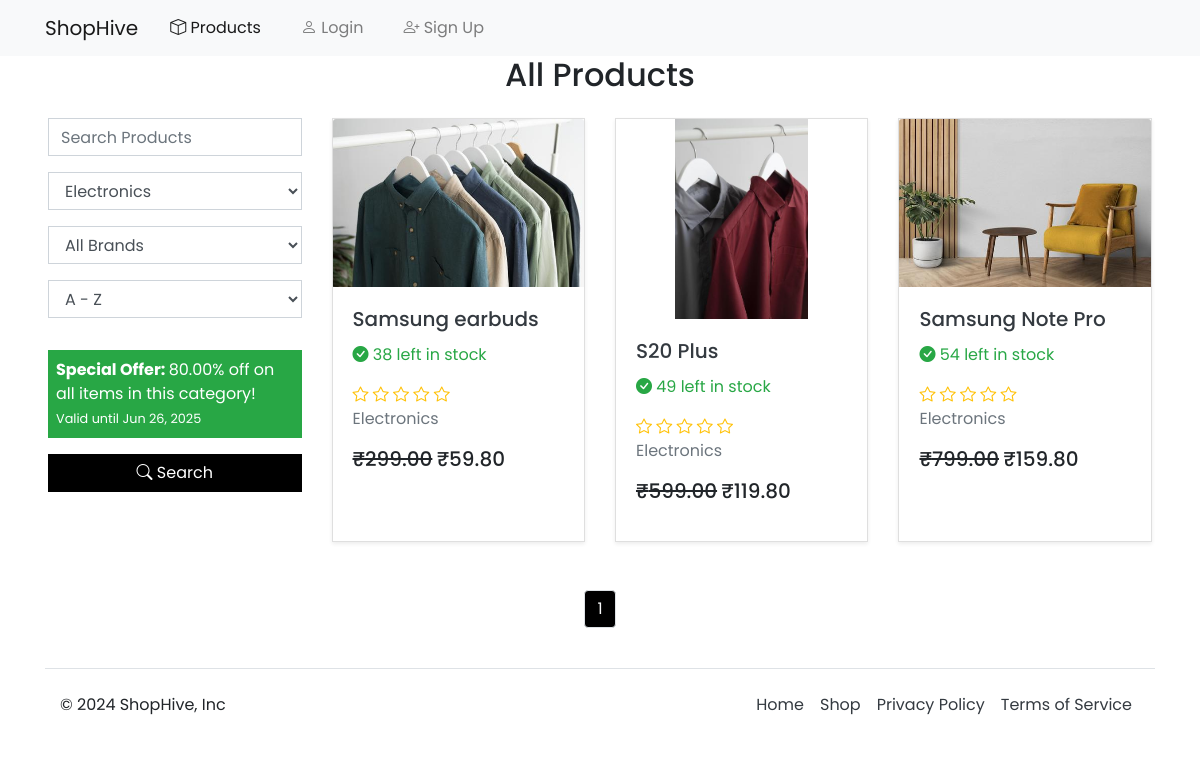
The app's page /products/?query=&category=Electronics with its own data.
### ecommerce_app/models.py (models this page shows, shortened)
class CategoryOffer(models.Model):
    category = models.ForeignKey(
        'Category', on_delete=models.CASCADE, related_name="offers"
    )
    discount_percent = models.DecimalField(max_digits=5, decimal_places=2)
    start_date = models.DateTimeField()
    end_date = models.DateTimeField()
    is_active = models.BooleanField(default=True)
    class Meta:
        constraints = [
            models.UniqueConstraint(
                fields=['category'],
                condition=models.Q(is_active=True),
                name='unique_active_category_offer'
            )
        ]

class Product(models.Model):
    name = models.CharField(max_length=30)
    description = models.TextField()
    stock = models.PositiveIntegerField()
    price = models.DecimalField(max_digits=10, decimal_places=2)
    is_on_sale = models.BooleanField(default=False)
    is_featured = models.BooleanField(default=False)
    sale_price = models.DecimalField(
        max_digits=10, decimal_places=2, null=True, blank=True
    )
    category = models.ForeignKey(
        Category, on_delete=models.CASCADE, related_name="products"
    )
    brand = models.ForeignKey(
        Brand, on_delete=models.CASCADE, related_name="products", blank=True, null=True
    )
    is_deleted = models.BooleanField(default=False)
    coupons = models.ManyToManyField(Coupon, blank=True, related_name="products")
    max_per_user = models.PositiveIntegerField(default=10)
    tags = models.ManyToManyField(Tag, blank=True)
    objects = ProductManager()

class ProductImage(models.Model):
    product = models.ForeignKey(
        Product, on_delete=models.CASCADE, related_name="images"
    )
    image = models.ImageField(upload_to="product_images/")

class Category(models.Model):
    name = models.CharField(max_length=20, unique=True)
    is_deleted = models.BooleanField(default=False)
    objects = CategoryManager()
    def __str__(self):
        return self.name

### ecommerce_app/views.py (the view)
# urls.py: path("products/", views.products_list, name="products_list"),
@never_cache
def products(request):
    query = request.GET.get("query")
    category_name = request.GET.get("category")
    brand_id = request.GET.get("brand")
    sort = request.GET.get("sort", "id")
    selected_tags = request.GET.getlist("tags")
    categories = Category.objects.all()
    brands = Brand.objects.all()
    products = (
        Product.objects.select_related("category").prefetch_related("reviews").all()
    )
    if brand_id and Brand.objects.filter(id=brand_id).exists():
        products = products.filter(brand_id=brand_id)
    if query:
        products = products.filter(
            Q(name__icontains=query) | Q(description__icontains=query)
        )
    offer = None
    if category_name and Category.objects.filter(name=category_name).exists():
        products = products.filter(category__name=category_name)
        tags = Tag.objects.filter(category__name=category_name)
        offer = CategoryOffer.objects.filter(category__name=category_name, is_active=True).first()
    else:
        tags = Tag.objects.none()
    products = products.annotate(average_rating=Avg("reviews__rating"))
    if sort == "A-Z":
        products = products.order_by("name")
    elif sort == "available":
        products = products.filter(stock__gt=0)
    elif sort == "Z-A":
        products = products.order_by("-name")
    elif sort == "newest":
        products = products.order_by("-id")
    elif sort == "low-high":
        products = products.order_by("price")
    elif sort == "high-low":
        products = products.order_by("-price")
    elif sort == "rating":
        products = products.order_by("-average_rating")
    elif sort == "featured":
        products = products.filter(is_featured=True)
    if selected_tags:
        products = products.filter(tags__name__in=selected_tags).distinct()
    paginator = Paginator(products, 6)
    page_number = request.GET.get("page")
    paginated_products = paginator.get_page(page_number)
    if request.user.is_authenticated:
        wishlist, created = Wishlist.objects.get_or_create(user=request.user)
    else:
        wishlist = None
    return render(
        request,
        "app/products.html",
        {
            "products": paginated_products,
            "categories": categories,
            "brands": brands,
            "tags": tags,
            "selected_tags": selected_tags,
            "offer": offer,
            "wishlist": wishlist,
        },
    )

### ecommerce_app/models.py (called while the page is built)
    def active(self):
        return self.filter(is_deleted=False)

    def get_queryset(self):
        return CategoryQuerySet(self.model).active()

    def active(self):
        return self.filter(is_deleted=False)

    def get_queryset(self):
        return BrandQuerySet(self.model).active()

    def active(self):
        return self.filter(is_deleted=False, category__is_deleted=False)

    def get_queryset(self):
        return ProductQuerySet(self.model).active()

### ecommerce_app/templates/app/products.html (shortened to what this page needs)
{% extends './base.html' %}
{% load humanize %}
{% block content %}
<div class="container-fluid px-5">
<h2 class="text-center mb-4">All Products</h2>
<div class="row">
    <div class="col-md-3">
        <form class="row gx-2 gy-2 align-items-start" action="" method="GET">
            <div class="col-12 mb-3">
                <input
                class="form-control"
                type="text"
                name="query"
                placeholder="Search Products"
                value="{{ request.GET.query }}">
            </div>
            <div class="col-12 mb-3">
                <select class="form-control" name="category">
                    {% for category in categories %}
                    <option value="{{ category.name }}" {% if request.GET.category == category.name|stringformat:"s" %}selected{% endif %}>{{ category.name }}</option>
                    {% endfor %}
                </select>
            </div>
            <div class="col-12 mb-3">
                <select class="form-control" name="brand">
                    <option value="">All Brands</option>
                </select>
            </div>
            <div class="col-12 mb-3">
                <select class="form-control" name="sort">
                    <option value="A-Z" {% if request.GET.sort == 'A-Z' %}selected{% endif %}>A - Z</option>
                </select>
            </div>
            <div class="col-12 mb-3">
                {% if request.GET.category %}
                    {% if offer %}
                        <div class="offer-banner mt-3 p-2 text-white bg-success">
                            <strong>Special Offer: </strong> {{ offer.discount_percent }}% off on all items in this category!
                            <br><span class="small">Valid until {{ offer.end_date|date:"M d, Y" }}</span>
                        </div>
                    {% endif %}
                {% endif %}
            </div>
            <div class="col-12 mb-3">
                <button type="submit" class="btn btn-black w-100"><i class="bi bi-search"></i> Search</button>
            </div>
        </form>
    </div>
    <div class="col-md-9">
        <div class="row">
            {% for product in products %}
                <div class="col-md-4 mb-4">
                    <div class="card h-100 shadow-sm">
                        <a href="{% url 'app:product_detail' product.id %}">
                            <img class="card-img-top" src="{{ product.images.first.image.url }}" alt="{{ product.name }}" style="object-fit: contain; max-height: 200px;">
                        </a>
                        <div class="card-body d-flex flex-column">
                            <h5 class="card-title">
                                <a class="text-dark" href="{% url 'app:product_detail' product.id %}">{{ product.name }}</a>
                            </h5>
                            {% if product.stock > 0 %}
                                <p id="product-stock" class="text-success"> <i class="bi bi-check-circle-fill"></i> {{ product.stock }} left in stock</p>
                            {% else %}
                                <p class="text-danger"><i class="bi bi-x-circle-fill"></i> Sold Out / Unavailable</p>
                            {% endif %}
                            <div class="text-warning">
                                {% for i in "12345" %}
                                    {% with i|add:"0" as star_index %}
                                        {% if product.average_rating >= star_index %}
                                            <i class="bi bi-star-fill"></i>
                                        {% else %}
                                            <i class="bi bi-star"></i>
                                        {% endif %}
                                    {% endwith %}
                                {% endfor %}
                            </div>
                            <p class="card-text text-muted">{{ product.category }}</p>
                            <p>
                                {% if product.is_on_sale %}
                                    <span style="text-decoration: line-through;" class="h5">₹{{ product.price|floatformat:2|intcomma }}</span>
                                    <span class="h5">₹{{ product.sale_price|floatformat:2|intcomma }}</span>
                                {% else %}
                                    <span class="h5">₹{{ product.price|floatformat:2|intcomma }}</span>
                                    {% endif %}
                                </p>
                            </div>
                        </div>
                    </div>
                    {% endfor %}
                </div>
            </div>
</div>
    <div class="d-flex justify-content-center mt-4">
        <nav aria-label="Page navigation">
            <ul class="pagination">
                {% for num in products.paginator.page_range %}
                    {% if products.number == num %}
                        <li class="page-item">
                            <span class="page-link bg-black text-light">{{ num }}</span>
                        </li>
                    {% endif %}
                {% endfor %}
            </ul>
        </nav>
    </div>
</div>
{% endblock %}

### static/css/styles.css (style rules this page uses)
body { font-family: "Poppins", sans-serif; font-weight: 400; }
.btn-black { background-color: #000; color: #fff; }
.btn { border-radius: 0px; }
.form-control { border-radius: 0px; }
.card { border-radius: 0px; }
.bg-black { background-color: #000; }

### records on screen
CategoryOffer: discount_percent "80.00", end_date "Jun 26, 2025"
Product: images.first.image (picture), name "Samsung earbuds", stock "38", category "Electronics", price "299.00", sale_price "59.80"
Product: images.first.image (picture), name "S20 Plus", stock "49", category "Electronics", price "599.00", sale_price "119.80"
Product: images.first.image (picture), name "Samsung Note Pro", stock "54", category "Electronics", price "799.00", sale_price "159.80"

### other values on screen
{{ num }} "1"
form field category "Electronics"
